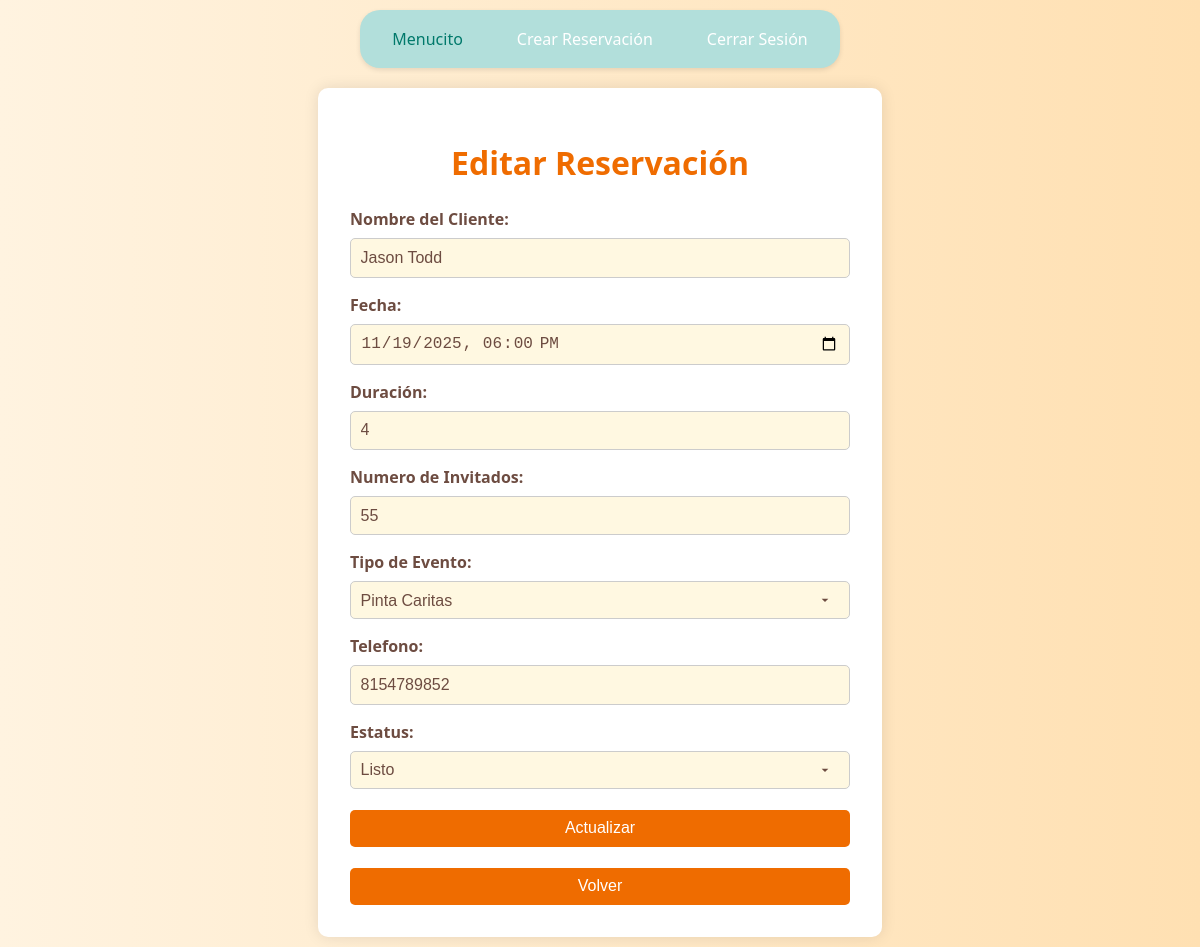
Page /editar/5/ on the committed database.
### app/models.py (models this page shows, shortened)
class RESERVACION(models.Model):
    nombre_cliente = models.CharField(max_length=100)
    fecha_evento = models.DateTimeField()
    duracion_horas = models.IntegerField(default=4)
    num_invitados = models.IntegerField()
    tipo_evento = models.CharField(max_length=50)
    telefono_contacto = models.CharField(max_length=15)
    estatus = models.CharField(max_length=20, default='Pendiente')

### app/views.py (the view, shortened to what this page needs)
# urls.py: path('editar/<int:id>/', views.editar_reservacion, name='editar'),
def editar_reservacion(request, id):
    reservacion = get_object_or_404(RESERVACION, id=id)
    reservacion.fecha_evento_input = reservacion.fecha_evento.strftime('%Y-%m-%dT%H:%M')
    return render(request, 'editar.html', {'reservacion': reservacion})

### app/templates/editar.html (shortened to what this page needs)
{% load static %}
<!DOCTYPE html>
<html lang="es">
<head>
    <link rel="stylesheet" href="{% static 'css/style2.css' %}">
</head>
<body>
    {% include 'menu.html' %}
    <div class="form-container">
        <h1>Editar Reservación</h1>
        <form method="post" id="form-crear">
            <label for="txtNombre_Cliente">Nombre del Cliente:</label>
            <input type="text" id="txtNombre_Cliente" name="txtNombre_Cliente" value="{{reservacion.nombre_cliente}}" required pattern="[A-Za-z\s]+">
            <label for="txtFecha">Fecha:</label>
            <input type="datetime-local" id="txtFecha" name="txtFecha" value="{{ reservacion.fecha_evento_input }}"required>
            <label for="txtDuracion">Duración:</label>
            <input type="number" name="txtDuracion" value="{{reservacion.duracion_horas}}"required>
            <label for="txtNum_Inv">Numero de Invitados:</label>
            <input type="number" id="txtNum_Inv" name="txtNum_Inv" value="{{reservacion.num_invitados}}" required pattern="[0-9]+ o \d+">
            <label for="ddlTipo_Evento">Tipo de Evento:</label>
            <select name="ddlTipo_Evento" required>
                <option value="Pinta Caritas" {% if reservacion.tipo_evento == "Pinta Caritas" %}selected{% endif %}>Pinta Caritas</option>
            </select><br>
            <label for="txtTelefono_Contacto">Telefono:</label>
            <input type="text" id="txtTelefono_Contacto" name="txtTelefono_Contacto" value="{{reservacion.telefono_contacto}}" required pattern="^\d{10}$">
            <label for="ddlestatus">Estatus:</label>
            <select name="ddlestatus" required>
                <option value="Listo" {% if reservacion.estatus == "Listo" %}selected{% endif %}>Listo</option>
            </select><br>
            <button type="submit">Actualizar</button>
            <button><a href="{% url 'listar' %}" class="btn">Volver</a></button>
        </form>
    </div>
</body>
</html>

### app/static/css/style2.css (style rules this page uses)
body { font-family: 'Segoe UI', sans-serif; background: linear-gradient(to right, #fff3e0, #ffe0b2); display: flex; flex-direction: column; justify-content: center; align-items: center; min-height: 100vh; }
.form-container { background-color: white; padding: 2rem; border-radius: 10px; box-shadow: 0 0 15px rgba(0,0,0,0.1); width: 100%; max-width: 500px; margin: 10px auto; }
h1 { text-align: center; color: #ef6c00; margin-bottom: 1.5rem; }
label { display: block; margin-top: 1rem; font-weight: bold; color: #6d4c41; }
input[type="text"], input[type="number"], input[type="datetime-local"], textarea, select { width: 100%; padding: 0.6rem; margin-top: 0.5rem; border: 1px solid #ccc; border-radius: 5px; font-size: 1rem; background-color: #fff8e1; color: #6d4c41; box-sizing: border-box; }
select { appearance: none; background-repeat: no-repeat; background-position: right 1rem center; background-size: 1rem; }
button { display: block; width: 100%; padding: 0.6rem; margin-top: 1.3rem; background-color: #ef6c00; color: white; font-size: 1rem; text-align: center; border: none; border-radius: 5px; text-decoration: none; cursor: pointer; transition: background-color 0.3s ease; }
a.btn { color: white; text-decoration: none; }

### app/static/css/style3.css (style rules this page uses)
body { margin: 0; font-family: 'Segoe UI', sans-serif; background-color: #f9f9f9; }

### rows in the picture
RESERVACION: txtNombre_Cliente "Jason Todd", txtFecha "11/19/2025 18:00", txtDuracion "4", txtNum_Inv "55", ddlTipo_Evento "Pinta Caritas", txtTelefono_Contacto "8154789852", ddlestatus "Listo"
